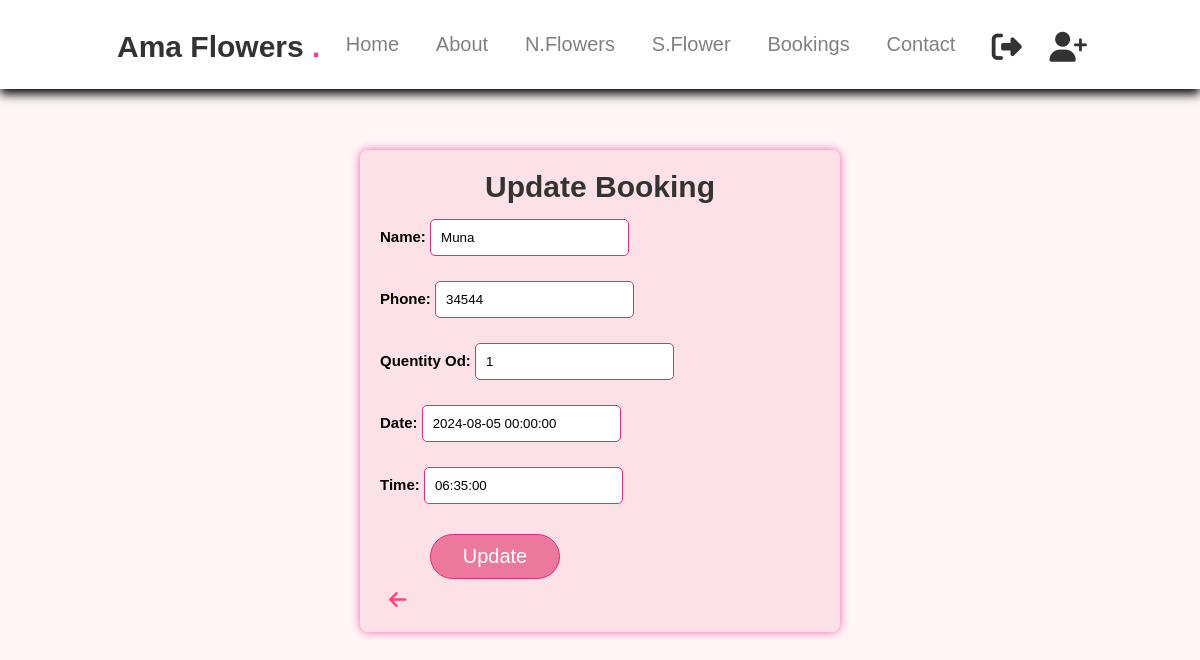
The page /bookings/update/3/ on the database its author committed.
### App/models.py (models this page shows, shortened)
class Booking(models.Model):
    name = models.CharField(max_length=100)
    phone = models.CharField(max_length=15)
    Quentity_Od = models.PositiveIntegerField()
    date = models.DateTimeField()
    time = models.TimeField()

### App/views.py (the view)
# urls.py: path('bookings/update/<int:pk>/', views.booking_update, name='booking_update'),
def booking_update(request, pk):
    booking = get_object_or_404(Booking, pk=pk)
    if request.method == 'POST':
        form = BookingForm(request.POST, instance=booking)
        if form.is_valid():
            form.save()
            return redirect('booking_list')
    else:
        form = BookingForm(instance=booking)
    return render(request, 'booking_form.html', {'form': form})

### App/forms.py
class BookingForm(forms.ModelForm):
    class Meta:
        model = Booking
        fields = ['name', 'phone', 'Quentity_Od','date','time']

### templates/booking_form.html (shortened to what this page needs)
{%extends 'base.html'%}
{% load static %}
{% block content %}
<link rel="stylesheet" href="https://cdnjs.cloudflare.com/ajax/libs/font-awesome/6.6.0/css/all.min.css">
    <link rel="stylesheet" type="text/css" href="{% static 'css/styles.css' %}">
    <div class="container">
        <h1>{{ form.instance.pk|yesno:"Update Booking,Create Booking" }}</h1>
        <form method="post">
            {{ form.as_p }}
            <button type="submit">{{ form.instance.pk|yesno:"Update,Create" }}</button>
        </form>
        <a href="{% url 'booking_list' %}" class="adicon"><i class="fas fa-arrow-left"></i></a>
    </div>
{% endblock %}

### static/css/base.css (style rules this page uses)
:root { --pink:#e84393; }
* { margin: 0; box-sizing: border-box; font-family: Verdana, Geneva, Tahoma, sans-serif; outline: none; border: none; text-decoration: none; text-transform: capitalize; transition: 2s linear; }
html { font-size: 62.5%; scroll-behavior: smooth; scroll-padding-top: 6rem; overflow-x: hidden; }
body { font-family: Arial, sans-serif; margin: 0; padding: 0; box-sizing: border-box; }

### static/css/styles.css (style rules this page uses)
body { font-family: Arial, sans-serif; background-color: #fef6f6; margin: 0; padding: 0; }
.container { width: 40%; margin: 0 auto; padding: 20px; background-color:rgb(252, 226, 231); border-radius: 8px; box-shadow: 0 0 10px rgba(244, 82, 166, 0.929); margin-top: 15rem; }
h1 { text-align: center; color: #333; font-size: 3rem; }
form { display: flex; flex-direction: column; font-size: 1.5rem; font-weight: bold; }
form input, form button { padding: 10px; margin-bottom: 10px; border: 1.3px solid #e32b78; border-radius: 5px; margin-top: 1.5rem; }
form button { background-color:rgb(236, 121, 157); color: white; cursor: pointer; width: 13rem; font-size: 2rem; border-radius: 10rem; margin-left: 5rem; margin-top: 2rem; }
a { text-decoration: none; color: #ff467d; padding: 5px 5px; font-size: 2rem; margin-top: 5px; margin-left: 4px; }

### rows shown on the page
Booking: instance.pk "Update Booking", name "muna", phone "34544", Quentity_Od "1", date "2024-08-05 00:00:00", time "06:35:00", instance.pk "Update"
